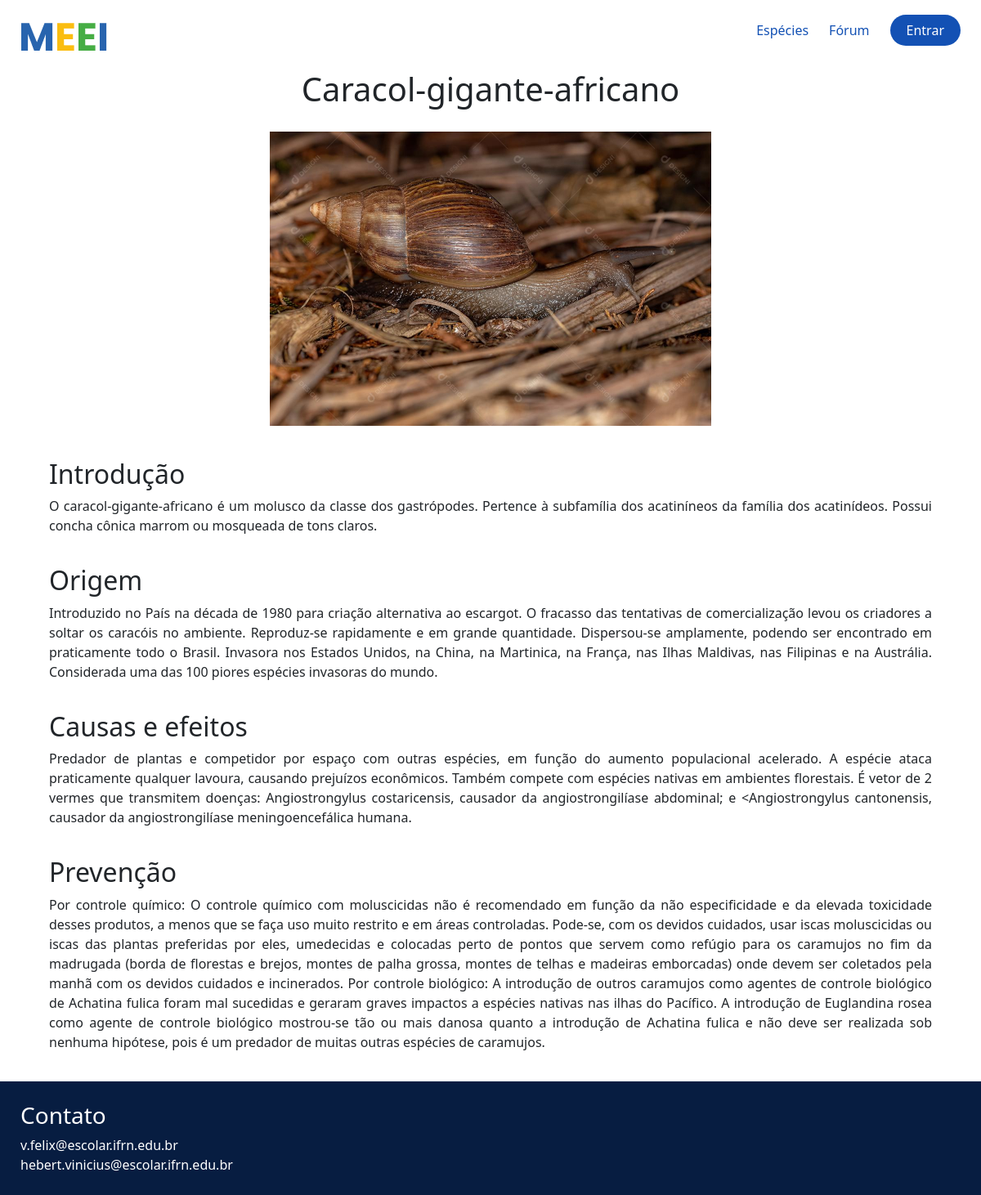
/especies/detalhe/4/, run on the app's committed database.
### especies/models.py (models this page shows, shortened)
class Especies(models.Model):
    nome_especie = models.CharField(max_length=150)
    imagem = models.ImageField(upload_to='especies/%y/%m/%d')
    introducao = models.TextField()
    origem = models.TextField()
    causa_efeito = models.TextField()
    prevencao = models.TextField()

### especies/views.py (the view)
# urls.py: path('detalhe/<int:id>/', detalhe_especies, name='detalhe_especies'),
def detalhe_especies(request, id):
    especies = get_object_or_404(Especies, id=id)
    context = {'especies': especies}
    return render(request, 'especies/detalhe_especies.html', context)

### especies/templates/especies/detalhe_especies.html (shortened to what this page needs)
{% extends "global/base.html" %}
{% load static %}
{% block content %}
<section class="dados-especie">
    <h1>{{ especies.nome_especie }}</h1>
    <img src="{{ especies.imagem.url }}" alt="Nim" />
  </section>
  <section class="conteudo-especie">
    <div class="conteudo-especie__informacao">
      <h2>Introdução</h2>
      <p>
        {{ especies.introducao }}
      </p>
    </div>
    <div class="conteudo-especie__informacao">
      <h2>Origem</h2>
      <p>
        {{ especies.origem }}
      </p>
    </div>
    <div class="conteudo-especie__informacao">
      <h2>Causas e efeitos</h2>
      <p>
        {{ especies.causa_efeito }}
      </p>
    </div>
    <div class="conteudo-especie__informacao">
      <h2>Prevenção</h2>
      <p>
        {{ especies.prevencao }}
      </p>
    </div>
</section>
{% endblock content %}

### noticias/static/noticias/css/style.css (style rules this page uses)
:root { --blue: #1351b4; --medium-blue: #0c326f; --dark-blue: #071d41; --grey: #ccc; }
* { margin: 0; padding: 0; box-sizing: border-box; }
body { font-family: "Poppins", sans-serif; min-height: 100vh; }
main > :not(.dados-estatisticos) { padding: 20px 60px; }
.dados-especie { display: flex; flex-direction: column; align-items: center; justify-content: center; gap: 20px; }
.dados-especie img { width: 50%; }
.conteudo-especie { display: flex; flex-direction: column; gap: 20px; }
.conteudo-especie__informacao p { text-align: justify; }

### data on the page
Especies: nome_especie "Caracol-gigante-africano", imagem (picture), introducao "O caracol-gigante-africano é um molusco da classe dos gastrópodes. Pertence à subfamília dos acatiníneos da família dos acatinídeos. Possui concha cônica marrom ou mosqueada de tons claros.", origem "Introduzido no País na década de 1980 para criação alternativa ao escargot. O fracasso das tentativas de comercialização levou os criadores a soltar os caracóis no ambiente. Reproduz-se rapidamente e em grande quantidade. Dispersou-se amplamente, podendo ser encontrado em praticamente todo o Brasil. Invasora nos Estados Unidos, na China, na Martinica, na França, nas Ilhas Maldivas, nas Filipinas e na Austrália. Considerada uma das 100 piores espécies invasoras do mundo.", causa_efeito "Predador de plantas e competidor por espaço com outras espécies, em função do aumento populacional acelerado. A espécie ataca praticamente qualquer lavoura, causando prejuízos econômicos. Também compete com espécies nativas em ambientes florestais. É vetor de 2 vermes que transmitem doenças: Angiostrongylus costaricensis, causador da angiostrongilíase abdominal; e <Angiostrongylus cantonensis, causador da angiostrongilíase meningoencefálica humana.", prevencao "Por controle químico: O controle químico com moluscicidas não é recomendado em função da não especificidade e da elevada toxicidade desses produtos, a menos que se faça uso muito restrito e em áreas controladas. Pode-se, com os devidos cuidados, usar iscas moluscicidas ou iscas das plantas preferidas por eles, umedecidas e colocadas perto de pontos que servem como refúgio para os caramujos no fim da madrugada (borda de florestas e brejos, montes de palha grossa, montes de telhas e madeiras emborcadas) onde devem ser coletados pela manhã com os devidos cuidados e incinerados. Por controle biológico: A introdução de outros caramujos como agentes de controle biológico de Achatina fulica foram…"
